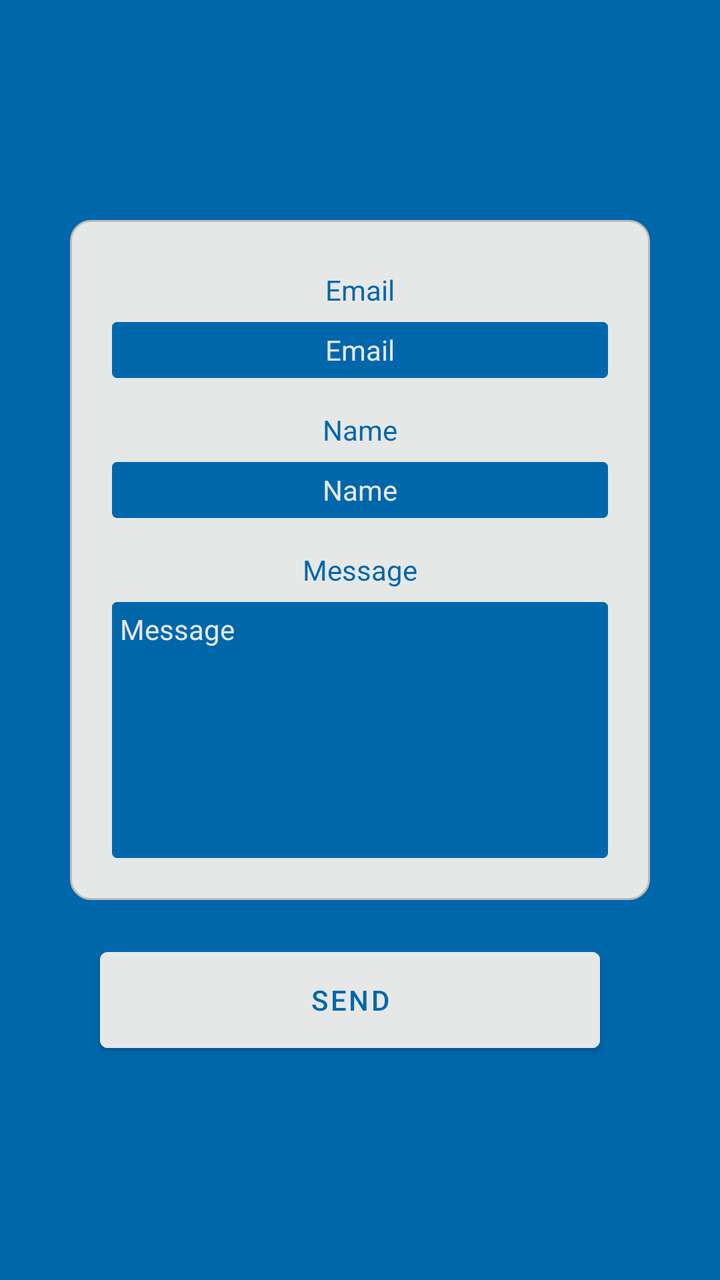
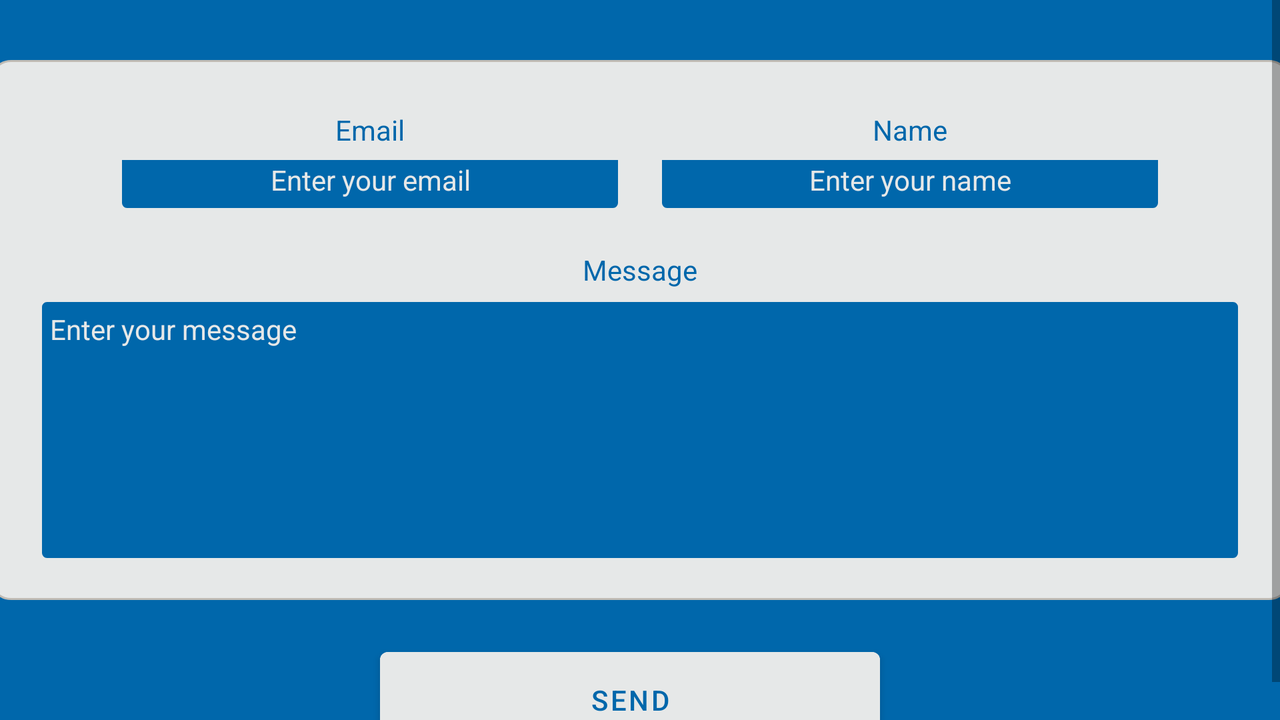

First picture: res/layout/ on a phone held upright. Second picture: the repository's own variant of that layout, on a device whose configuration matches the variant's folder. Source for both follows.
<!-- AndroidManifest.xml: application theme Theme.Triland -->
<!-- res/layout/activity_form.xml -->
<?xml version="1.0" encoding="utf-8"?>
<LinearLayout xmlns:android="http://schemas.android.com/apk/res/android"
    xmlns:app="http://schemas.android.com/apk/res-auto"
    xmlns:tools="http://schemas.android.com/tools"
    android:layout_width="match_parent"
    android:layout_height="match_parent"
    android:orientation="vertical"
    android:background="@color/darkBlueTriland"
    tools:context=".FormActivity">

    <LinearLayout
        android:layout_width="match_parent"
        android:layout_height="match_parent"
        android:gravity="center"
        android:orientation="vertical">

        <LinearLayout
            android:layout_width="wrap_content"
            android:layout_height="wrap_content"
            android:orientation="vertical"
            android:gravity="center"
            android:background="@drawable/custom_box"
            android:padding="20dp"
            android:layout_marginBottom="20dp">

            <TextView
                android:id="@+id/emailTextView"
                android:layout_width="250dp"
                android:layout_height="30dp"
                android:gravity="center"
                android:text="@string/email"
                android:textColor="@color/darkBlueTriland"
                android:textSize="14dp"/>

            <EditText
                android:id="@+id/emailET"
                android:layout_width="250dp"
                android:layout_height="30dp"
                android:layout_marginBottom="10dp"
                android:background="@drawable/custom_input"
                android:gravity="center"
                android:hint="@string/email"
                android:textColor="@color/silverTriland"
                android:textColorHint="@color/silverTriland"
                android:textSize="14dp"/>

            <TextView
                android:id="@+id/nameTV"
                android:layout_width="250dp"
                android:layout_height="30dp"
                android:gravity="center"
                android:text="@string/name"
                android:textColor="@color/darkBlueTriland"
                android:textSize="14dp"/>

            <EditText
                android:id="@+id/nameET"
                android:layout_width="250dp"
                android:layout_height="30dp"
                android:layout_marginBottom="10dp"
                android:background="@drawable/custom_input"
                android:gravity="center"
                android:hint="@string/name"
                android:textColor="@color/silverTriland"
                android:textColorHint="@color/silverTriland"
                android:textSize="14dp"/>

            <TextView
                android:id="@+id/messageTV"
                android:layout_width="250dp"
                android:layout_height="30dp"
                android:gravity="center"
                android:text="@string/message"
                android:textColor="@color/darkBlueTriland"
                android:textSize="14dp"/>

            <EditText
                android:id="@+id/messageET"
                android:layout_width="250dp"
                android:layout_height="130dp"
                android:background="@drawable/custom_input"
                android:gravity="top"
                android:hint="@string/message"
                android:padding="5dp"
                android:textColor="@color/silverTriland"
                android:textColorHint="@color/silverTriland"
                android:textSize="14dp" />
        </LinearLayout>


        <LinearLayout
            android:layout_width="match_parent"
            android:layout_height="wrap_content"
            android:gravity="center"
            android:orientation="horizontal">

            <Button
                android:id="@+id/sendButton"
                android:layout_width="250dp"
                android:layout_height="60dp"
                android:layout_marginRight="10dp"
                android:backgroundTint="@color/silverTriland"
                android:drawableLeft="@drawable/ic_edit"
                android:drawableTint="@color/darkBlueTriland"
                android:text="@string/send"
                android:textColor="@color/darkBlueTriland" />

        </LinearLayout>

    </LinearLayout>

</LinearLayout>
<!-- resources referenced by this layout -->
<resources>
  <color name="darkBlueTriland">#0067AB</color>
  <color name="silverTriland">#E6E8E8</color>
  <!-- drawable custom_box (drawable) -->
  <?xml version="1.0" encoding="utf-8"?>
  <selector xmlns:android="http://schemas.android.com/apk/res/android">
  
      <item android:state_enabled="true">
          <shape android:shape="rectangle">
              <solid android:color="@color/silverTriland" />
              <corners android:radius="10dp" />
              <stroke android:width="1dp" android:color="@color/darkSilverTriland" />
          </shape>
      </item>
  
  </selector>
  <!-- drawable custom_input (drawable) -->
  <?xml version="1.0" encoding="utf-8"?>
  <selector xmlns:android="http://schemas.android.com/apk/res/android">
  
      <item android:state_enabled="true" android:state_focused="true">
          <shape android:shape="rectangle">
              <solid android:color="@color/darkBlueTriland" />
              <corners android:radius="3dp" />
              <stroke android:width="1dp" android:color="@color/darkSilverTriland" />
          </shape>
      </item>
  
      <item android:state_enabled="true">
          <shape android:shape="rectangle">
              <solid android:color="@color/darkBlueTriland" />
              <corners android:radius="3dp" />
              <stroke android:width="1dp" android:color="@color/silverTriland" />
          </shape>
      </item>
  
  </selector>
  <string name="email">Email</string>
  <string name="message">Message</string>
  <string name="name">Name</string>
  <string name="send">Send</string>
  <style name="Theme.Triland" parent="Theme.MaterialComponents.DayNight.DarkActionBar">
          
          <item name="colorPrimary">@color/darkBlueTriland</item>
          <item name="colorPrimaryVariant">@color/blueTriland</item>
          <item name="colorOnPrimary">@color/silverTriland</item>
          
          <item name="colorSecondary">@color/silverTriland</item>
          <item name="colorSecondaryVariant">@color/blueTriland</item>
          <item name="colorOnSecondary">@color/silverTriland</item>
          
          <item name="android:statusBarColor" tools:targetApi="l">?attr/colorPrimaryVariant</item>
          
      </style>
  <color name="darkSilverTriland">#C0BBB4</color>
  <color name="blueTriland">#038DBE</color>
</resources>
<!-- res/layout-land/activity_form.xml (the repository's variant of the layout above) -->
<!-- drawn on the phone turned sideways -->
<?xml version="1.0" encoding="utf-8"?>
<LinearLayout xmlns:android="http://schemas.android.com/apk/res/android"
    xmlns:tools="http://schemas.android.com/tools"
    android:layout_width="match_parent"
    android:layout_height="match_parent"
    android:background="@color/darkBlueTriland"
    android:orientation="vertical"
    tools:context=".FormActivity">

    <ScrollView
        android:layout_width="match_parent"
        android:layout_height="match_parent">

        <LinearLayout
            android:layout_width="match_parent"
            android:layout_height="wrap_content"
            android:orientation="vertical">

            <LinearLayout
                android:layout_width="650dp"
                android:layout_height="wrap_content"
                android:layout_gravity="center"
                android:layout_marginTop="30dp"
                android:layout_marginBottom="20dp"
                android:background="@drawable/custom_box"
                android:gravity="center"
                android:orientation="vertical"
                android:padding="20dp">

                <LinearLayout
                    android:layout_width="match_parent"
                    android:layout_height="match_parent"
                    android:gravity="center"
                    android:orientation="horizontal">

                    <TextView
                        android:id="@+id/emailTextView"
                        android:layout_width="250dp"
                        android:layout_height="30dp"
                        android:layout_marginRight="10dp"
                        android:gravity="center"
                        android:text="@string/email"
                        android:textColor="@color/darkBlueTriland"
                        android:textSize="14dp" />

                    <TextView
                        android:id="@+id/nameTV"
                        android:layout_width="250dp"
                        android:layout_height="30dp"
                        android:layout_marginLeft="10dp"
                        android:gravity="center"
                        android:text="@string/name"
                        android:textColor="@color/darkBlueTriland"
                        android:textSize="14dp" />
                </LinearLayout>

                <LinearLayout
                    android:layout_width="match_parent"
                    android:layout_height="match_parent"
                    android:gravity="center"
                    android:orientation="horizontal">

                    <EditText
                        android:id="@+id/emailET"
                        android:layout_width="250dp"
                        android:layout_height="30dp"
                        android:layout_marginRight="10dp"
                        android:layout_marginBottom="10dp"
                        android:background="@drawable/custom_input"
                        android:gravity="center"
                        android:hint="@string/emailET"
                        android:textColor="@color/silverTriland"
                        android:textColorHint="@color/silverTriland"
                        android:textSize="14dp" />

                    <EditText
                        android:id="@+id/nameET"
                        android:layout_width="250dp"
                        android:layout_height="30dp"
                        android:layout_marginLeft="10dp"
                        android:layout_marginBottom="10dp"
                        android:background="@drawable/custom_input"
                        android:gravity="center"
                        android:hint="@string/nameET"
                        android:textColor="@color/silverTriland"
                        android:textColorHint="@color/silverTriland"
                        android:textSize="14dp" />
                </LinearLayout>

                <TextView
                    android:id="@+id/messageTV"
                    android:layout_width="250dp"
                    android:layout_height="30dp"
                    android:gravity="center"
                    android:text="@string/message"
                    android:textColor="@color/darkBlueTriland"
                    android:textSize="14dp" />

                <EditText
                    android:id="@+id/messageET"
                    android:layout_width="600dp"
                    android:layout_height="130dp"
                    android:background="@drawable/custom_input"
                    android:gravity="top"
                    android:hint="@string/messageET"
                    android:padding="5dp"
                    android:textColor="@color/silverTriland"
                    android:textColorHint="@color/silverTriland"
                    android:textSize="14dp" />
            </LinearLayout>


            <LinearLayout
                android:layout_width="match_parent"
                android:layout_height="wrap_content"
                android:gravity="center"
                android:orientation="horizontal">

                <Button
                    android:id="@+id/sendButton"
                    android:layout_width="250dp"
                    android:layout_height="60dp"
                    android:layout_marginRight="10dp"
                    android:backgroundTint="@color/silverTriland"
                    android:drawableLeft="@drawable/ic_edit"
                    android:drawableTint="@color/darkBlueTriland"
                    android:text="@string/send"
                    android:textColor="@color/darkBlueTriland" />

            </LinearLayout>

        </LinearLayout>
    </ScrollView>

</LinearLayout>
<!-- resources referenced by the variant -->
<!-- as the phone turned sideways resolves them -->
<resources>
  <color name="darkBlueTriland">#0067AB</color>
  <color name="silverTriland">#E6E8E8</color>
  <!-- drawable custom_box (drawable) -->
  <?xml version="1.0" encoding="utf-8"?>
  <selector xmlns:android="http://schemas.android.com/apk/res/android">
  
      <item android:state_enabled="true">
          <shape android:shape="rectangle">
              <solid android:color="@color/silverTriland" />
              <corners android:radius="10dp" />
              <stroke android:width="1dp" android:color="@color/darkSilverTriland" />
          </shape>
      </item>
  
  </selector>
  <!-- drawable custom_input (drawable) -->
  <?xml version="1.0" encoding="utf-8"?>
  <selector xmlns:android="http://schemas.android.com/apk/res/android">
  
      <item android:state_enabled="true" android:state_focused="true">
          <shape android:shape="rectangle">
              <solid android:color="@color/darkBlueTriland" />
              <corners android:radius="3dp" />
              <stroke android:width="1dp" android:color="@color/darkSilverTriland" />
          </shape>
      </item>
  
      <item android:state_enabled="true">
          <shape android:shape="rectangle">
              <solid android:color="@color/darkBlueTriland" />
              <corners android:radius="3dp" />
              <stroke android:width="1dp" android:color="@color/silverTriland" />
          </shape>
      </item>
  
  </selector>
  <string name="email">Email</string>
  <string name="emailET">Enter your email</string>
  <string name="message">Message</string>
  <string name="messageET">Enter your message</string>
  <string name="name">Name</string>
  <string name="nameET">Enter your name</string>
  <string name="send">Send</string>
  <style name="Theme.Triland" parent="Theme.MaterialComponents.DayNight.DarkActionBar">
          
          <item name="colorPrimary">@color/darkBlueTriland</item>
          <item name="colorPrimaryVariant">@color/blueTriland</item>
          <item name="colorOnPrimary">@color/silverTriland</item>
          
          <item name="colorSecondary">@color/silverTriland</item>
          <item name="colorSecondaryVariant">@color/blueTriland</item>
          <item name="colorOnSecondary">@color/silverTriland</item>
          
          <item name="android:statusBarColor" tools:targetApi="l">?attr/colorPrimaryVariant</item>
          
      </style>
  <color name="darkSilverTriland">#C0BBB4</color>
  <color name="blueTriland">#038DBE</color>
</resources>
